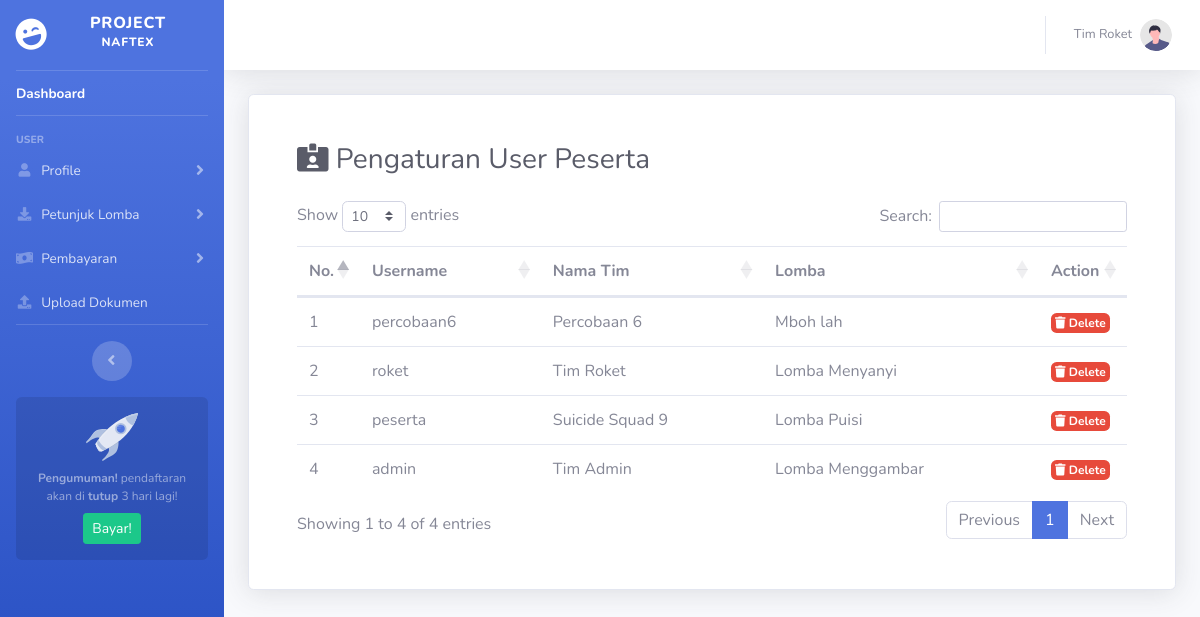
The page /dashboard/pengaturanUserPS.php (signed in) on the database its author committed.
### tables this page shows
CREATE TABLE `user` (
  `id_user` int(11) NOT NULL,
  `username` varchar(50) NOT NULL,
  `password` varchar(50) NOT NULL,
  `nama` varchar(50) NOT NULL,
  `email` varchar(50) NOT NULL,
  `level` varchar(50) NOT NULL,
  `foto` varchar(50) NOT NULL,
  `id_lomba` int(11) NOT NULL
);

CREATE TABLE `data_lomba` (
  `id_lomba` int(11) NOT NULL,
  `nama` varchar(50) NOT NULL,
  `harga` varchar(50) NOT NULL,
  `deskripsi2` varchar(50) NOT NULL
);

### dashboard/include/session.php (called while the page is built, shortened)
<?php
	if (isset($_SESSION['id_user'])) {
		$id_user = $_SESSION['id_user'];
		$query_n = mysqli_query($koneksi, "SELECT `nama` FROM `user` WHERE `id_user`='$id_user'");
	    while($data_n = mysqli_fetch_row($query_n)){
	      $nama = $data_n[0];
	    }
	}
?>

### dashboard/pengaturanUserPS.php (the view, shortened to what this page needs)
<?php
    include('../koneksi/koneksi.php');
    include('include/session.php');
?>
<!DOCTYPE html>
<html lang="en">
<head>
    <?php include "include/head.php" ?>
</head>
<body id="page-top">
    <div id="wrapper">
        <?php include "include/sidebar.php" ?>
        <div id="content-wrapper" class="d-flex flex-column">
            <div id="content">
                <?php include "include/navbar.php" ?>
                <div class="container-fluid">
                    <div class="container col-12 card shadow p-5">
                        <h1 class="h3 mb-4 text-gray-800"><i class="fas fa-id-card-alt"></i> Pengaturan User Peserta</h1>
                        <div class="row justify-content-center">
                            <div class="col-md-12">
                                <div class="table-responsive-md">
                                    <table id="dataTable" class="table table-hover">
                                        <thead>
                                            <tr>
                                                <th scope="col">No.</th>
                                                <th scope="col">Username </th>
                                                <th scope="col">Nama Tim</th>
                                                <th scope="col">Lomba</th>
                                                <th scope="col" width="50px">Action</th>
                                        </thead>
                                        <tbody>
                                            <?php
                                                $no=1;
                                                $sql_p = "SELECT user.username, user.nama, data_lomba.nama FROM `user` LEFT JOIN `data_lomba`
                                                ON data_lomba.id_lomba = user.id_lomba ORDER BY `id_user` DESC";
                                                $query_p = mysqli_query($koneksi,$sql_p);
                                                while($data_p = mysqli_fetch_row($query_p)){
                                                    $username   = $data_p[0];
                                                    $nama       = $data_p[1];
                                                    $lomba      = $data_p[2];
                                            ?>
                                            <tr>
                                                <td scope="row" class="td-nomer"><?= $no ?></td>
                                                <td><?= $username ?></td>
                                                <td><?= $nama ?></td>
                                                <td><?= $lomba ?></td>
                                                <td>
                                                    <a href="#" data-toggle="modal" data-target="#deleteUser" class="badge badge-danger p-1" onclick="setHapus('<?= $username ?>')"><i class="fas fa-trash"> </i> Delete</a>
                                                </td>
                                            </tr>
                                            <?php $no++; } ?>
                                        </tbody>
                                    </table>
                                </div>
                            </div>
                        </div>
                    </div>
                </div>
            </div>
        </div>
    </div>
</body>
</html>

### dashboard/include/navbar.php (shortened to what this page needs)
<nav class="navbar navbar-expand navbar-light bg-white topbar mb-4 static-top shadow">
    <ul class="navbar-nav ml-auto">
        <li class="nav-item dropdown no-arrow">
            <a class="nav-link dropdown-toggle" href="#" id="userDropdown" role="button" data-toggle="dropdown" aria-haspopup="true" aria-expanded="false">
                <span class="mr-2 d-none d-lg-inline text-gray-600 small"><?= $nama ?></span>
                <img class="img-profile rounded-circle" src="assets/img/undraw_profile.svg" />
            </a>
        </li>
    </ul>
</nav>

### dashboard/include/head.php (style rules this page uses)
.nav-item .nav-link { padding-top: 10px !important; padding-bottom: 10px !important }
.td-nomer { width: 10px; }

### rows shown on the page
user: nama "Tim Roket", username "roket", id_lomba.nama "Lomba Menyanyi"
user: username "percobaan6", nama "Percobaan 6", id_lomba.nama "Mboh lah"
user: username "peserta", nama "Suicide Squad 9", id_lomba.nama "Lomba Puisi"
user: username "admin", nama "Tim Admin", id_lomba.nama "Lomba Menggambar"
